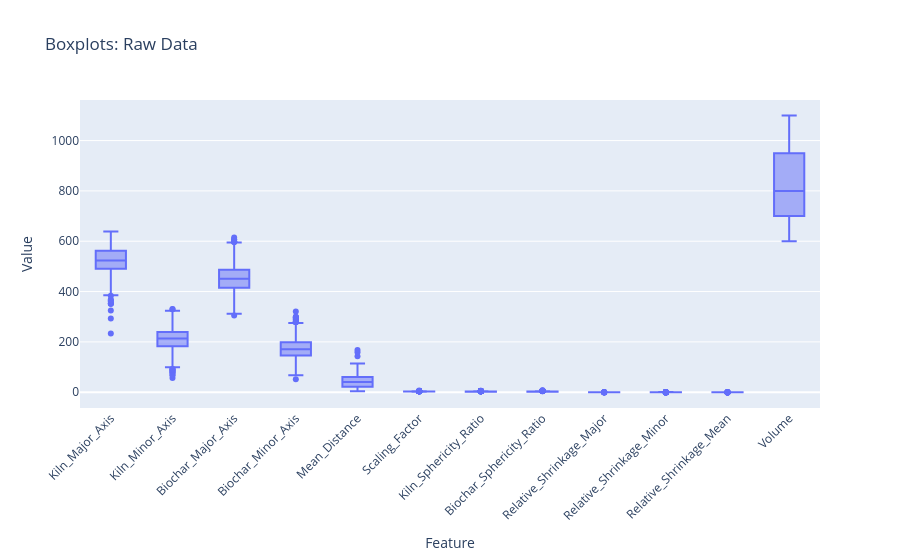
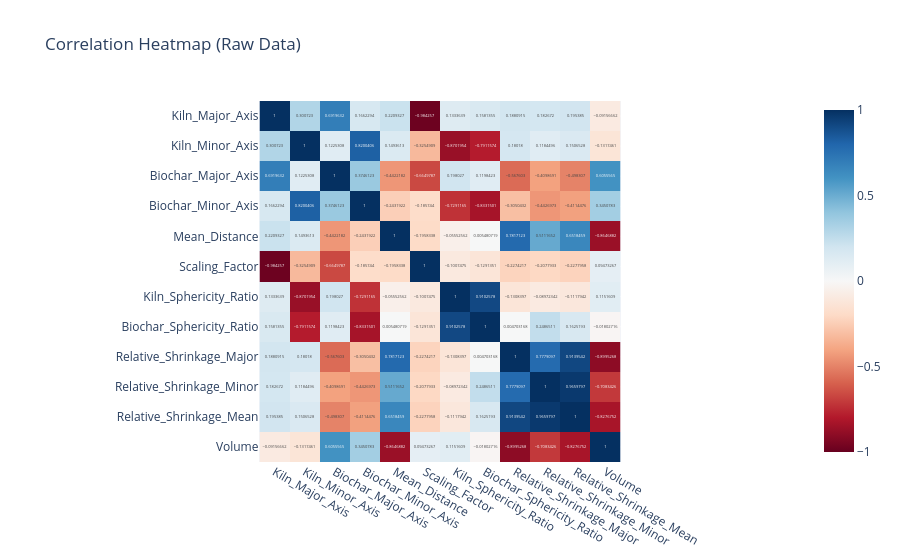

These figures' notebook cell, in order:
### Code cell
# STEP 1: Data pre-processing
required_cols = list(set(base_features + [target_col]))
work_df = df[required_cols].dropna(subset=[target_col]).copy()
work_df = add_engineered_features(work_df)

valid_selected_features = [f for f in selected_features if f in work_df.columns]
missing_selected = [f for f in selected_features if f not in work_df.columns]
if missing_selected:
    print("Missing selected features ignored:", missing_selected)

if len(valid_selected_features) == 0:
    raise ValueError("No valid selected features. Update selected_features.")

eda_cols = valid_selected_features + [target_col]
long_df = work_df[eda_cols].melt(var_name="Feature", value_name="Value")
px.box(long_df, x="Feature", y="Value", points="outliers", title="Boxplots: Raw Data").update_layout(xaxis_tickangle=-45).show()

corr_cols = list(dict.fromkeys(valid_selected_features + [target_col]))
px.imshow(work_df[corr_cols].corr(), text_auto=True, color_continuous_scale="RdBu", zmin=-1, zmax=1, title="Correlation Heatmap (Raw Data)").show()

filtered_df, outlier_mask = iqr_filter(work_df, corr_cols, multiplier=1.5)
print("Rows before:", len(work_df))
print("Outliers flagged:", int(outlier_mask.sum()))
print("Rows after:", len(filtered_df))

print("Step 1 complete. Run Step 2.")

### Figure 1 — Plotly figure (JSON) as saved in the notebook; plotly's stock layout.template omitted (floating-point values rounded to 4 significant figures; data arrays with more than 128 entries replaced by an {"elided": "..."} marker saying what was removed)
{"data": [{"alignmentgroup": "True", "boxpoints": "outliers", "hovertemplate": "Feature=%{x}<br>Value=%{y}<extra></extra>", "legendgroup": "", "marker": {"color": "#636efa"}, "name": "", "notched": false, "offsetgroup": "", "orientation": "v", "showlegend": false, "type": "box", "x": {"elided": "42528 str values"}, "x0": " ", "xaxis": "x", "y": {"elided": "42528 float values"}, "y0": " ", "yaxis": "y"}], "layout": {"boxmode": "group", "legend": {"tracegroupgap": 0}, "title": {"text": "Boxplots: Raw Data"}, "xaxis": {"anchor": "y", "domain": [0, 1], "tickangle": -45, "title": {"text": "Feature"}}, "yaxis": {"anchor": "x", "domain": [0, 1], "title": {"text": "Value"}}}}

### Figure 2 — Plotly figure (JSON) as saved in the notebook; plotly's stock layout.template omitted (floating-point values rounded to 4 significant figures; data arrays with more than 128 entries replaced by an {"elided": "..."} marker saying what was removed)
{"data": [{"coloraxis": "coloraxis", "hovertemplate": "x: %{x}<br>y: %{y}<br>color: %{z}<extra></extra>", "name": "0", "texttemplate": "%{z}", "type": "heatmap", "x": ["Kiln_Major_Axis", "Kiln_Minor_Axis", "Biochar_Major_Axis", "Biochar_Minor_Axis", "Mean_Distance", "Scaling_Factor", "Kiln_Sphericity_Ratio", "Biochar_Sphericity_Ratio", "Relative_Shrinkage_Major", "Relative_Shrinkage_Minor", "Relative_Shrinkage_Mean", "Volume"], "xaxis": "x", "y": ["Kiln_Major_Axis", "Kiln_Minor_Axis", "Biochar_Major_Axis", "Biochar_Minor_Axis", "Mean_Distance", "Scaling_Factor", "Kiln_Sphericity_Ratio", "Biochar_Sphericity_Ratio", "Relative_Shrinkage_Major", "Relative_Shrinkage_Minor", "Relative_Shrinkage_Mean", "Volume"], "yaxis": "y", "z": {"elided": "12x12 float values"}}], "layout": {"coloraxis": {"cmax": 1, "cmin": -1, "colorscale": [[0, "rgb(103,0,31)"], [0.1, "rgb(178,24,43)"], [0.2, "rgb(214,96,77)"], [0.3, "rgb(244,165,130)"], [0.4, "rgb(253,219,199)"], [0.5, "rgb(247,247,247)"], [0.6, "rgb(209,229,240)"], [0.7, "rgb(146,197,222)"], [0.8, "rgb(67,147,195)"], [0.9, "rgb(33,102,172)"], [1, "rgb(5,48,97)"]]}, "title": {"text": "Correlation Heatmap (Raw Data)"}, "xaxis": {"anchor": "y", "constrain": "domain", "domain": [0, 1], "scaleanchor": "y"}, "yaxis": {"anchor": "x", "autorange": "reversed", "constrain": "domain", "domain": [0, 1]}}}
